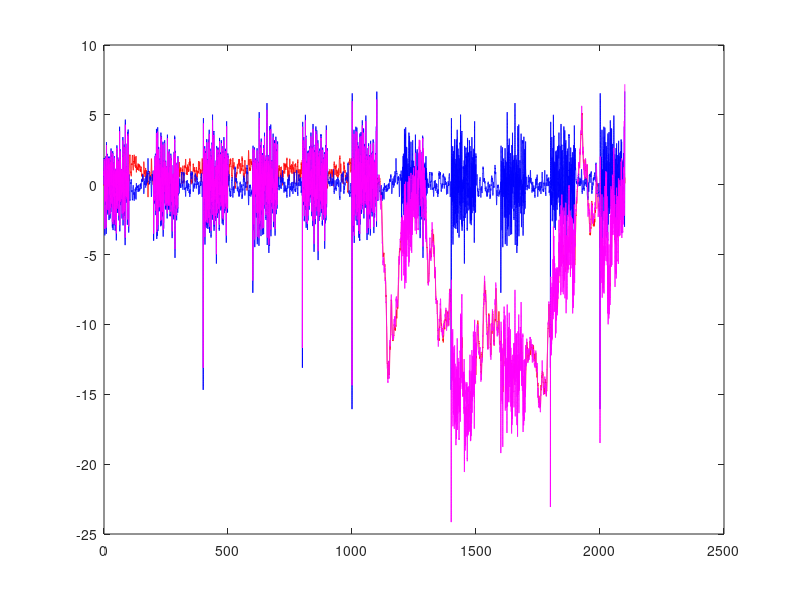

MATLAB code to generate this figure: (Note: this script raises an error after producing the figure.)
%Brain_Open_07.m
%Project Title: An agent based model of motor adaption in larval zebrafish
%Description: Open loop CTRNN model showing motor adaption of 
%Francis Poole
%10.8.14

close all;
clc;
clear;

%Init
dt = 0.01; %Time step (0.01)
replayT = 1000; %Amount of replay time
phases = 10; %Number of different gain phases in recorded (replay) time
T = (replayT / phases) + (replayT * 2); %Total amount of time. Initial unrecorded single phase time plus recorded time plus replay time
phaseTime = replayT/phases;
time = dt:dt:T; %Time array
tau_b = 1; %Time scale (1)

M(1) = 0; %Motor node start (0)
S(1) = 0; %Sensor node start (0)

w_M = 0; %Motor weight (0)
w_S = 0; %Sensor weight (0)
w_MS = 1; %Motor <- Sensor weight (1)
w_SM = 1; %Sensor <- Motor weight (1)

flow_V = -1; %Flow velocity of water
swim_V(1) = 0; %Swim velocity of fish. Start at rest (0)

fish_X(1) = 0; %Starting fish x position (0)

%Gain parameter
high = 1;
low = 10;
K(1:(replayT/phases)/dt) = low; %Initial phase
for n = 1:2:phases %Loop through phase pairs
    K(((replayT/phases)*n)/dt + 1:((replayT/phases)*(n+1))/dt) = high; %Set high gain phase
    K(((replayT/phases)*(n+1))/dt + 1:((replayT/phases)*(n+2))/dt) = low; %Set low gain phase
end

%Closed loop swim
for t = 1:(T - replayT)/dt - 1
    M(t+1) = M(t) + 1/tau_b * dt * (-M(t) + w_M * M(t) + w_MS * S(t)); %Update motor node
    S(t+1) = S(t) + 1/tau_b * dt * (-S(t) + w_S * S(t) + w_SM * M(t) - (swim_V(t) + flow_V) + randn / sqrt(dt)); %Update sensor node
    X1(t+1) =  w_SM * M(t);
    X2(t+1) = -(swim_V(t) + flow_V);
    swim_V(t+1) = K(t+1) * M(t+1); %Update swim velocity
    fish_X(t+1) = fish_X(t) + dt * (swim_V(t) + flow_V); %Update fish position
end

%Open loop swim
for t = (T - replayT)/dt:T/dt - 1
    M(t+1) = M(t) + 1/tau_b * dt * (-M(t) + w_M * M(t) + w_MS * S(t)); %Update motor node
    S(t+1) = S(t) + 1/tau_b * dt * (-S(t) + w_S * S(t) + w_SM * M(t) - (swim_V(t-replayT/dt+1) + flow_V) + randn / sqrt(dt));
    X1(t+1) =  w_SM * M(t);
    X2(t+1) = -(swim_V(t-replayT/dt+1) + flow_V);
    swim_V(t+1) = K(t-replayT/dt) * M(t+1); %Update swim velocity
    fish_X(t+1) = fish_X(t) + dt * (swim_V(t) + flow_V); %Update fish position
end


figure;
plot(time,X1,'r');
hold on
plot(time,X2,'b');
plot(time,X1+X2,'m');
hold off

%Fourrier Transform
[powerClosed,f,AS] = cb_FFT(M((T-replayT-replayT)/dt:(T-replayT)/dt),dt);
[powerOpen,f,AS] = cb_FFT(M((T-replayT)/dt:(T)/dt),dt);

%Calculate Correlations
closedCorrelation = corr(M((T-replayT-replayT)/dt:(T-replayT)/dt)',S((T-replayT-replayT)/dt:(T-replayT)/dt)')
openCorrelation = corr(M((T-replayT)/dt:(T)/dt)',S((T-replayT)/dt:(T)/dt)')
fourrierCorrelation = corr(powerClosed',powerOpen')

    %PLOTTING
%Plot 1
%Power and Correlation
figure()
subplot(1,2,1)
bar([mean(powerOpen) mean(powerClosed)])
set(gca,'XTickLabel',{'Replay', 'Closed'})
title('Power')
subplot(1,2,2)
bar([abs(openCorrelation) abs(closedCorrelation)])
set(gca,'XTickLabel',{'Replay', 'Closed'})
title('Correlation')

% 
% %Plot 2
% %Fish Position
% figure()
% %Draw phases
% area([0,(replayT/phases)],[50,50],-50,'FaceColor',[0.9,0.9,0.9],'LineStyle','none')
% hold on;
% for n = 1:2:phases
%     area([(replayT/phases)*n, (replayT/phases)*(n+1)],[50,50],-50,'FaceColor','w','LineStyle','none')
%     area([(replayT/phases)*(n+1), (replayT/phases)*(n+2)],[50,50],-50,'FaceColor',[0.9,0.9,0.9],'LineStyle','none')
% end
% area([T-replayT,T],[50,50],-50,'FaceColor',[1,1,0.8],'LineStyle','none')
% %Plot graph
% plot(time,fish_X,'g');
% axis([0,T,-50,50])
% hold off;
% title('Fish Position');
% 
% %Relative Velocity
% figure()
% %Draw phases
% area([0,(replayT/phases)],[50,50],-50,'FaceColor',[0.9,0.9,0.9],'LineStyle','none')
% hold on;
% for n = 1:2:phases
%     area([(replayT/phases)*n, (replayT/phases)*(n+1)],[50,50],-50,'FaceColor','w','LineStyle','none')
%     area([(replayT/phases)*(n+1), (replayT/phases)*(n+2)],[50,50],-50,'FaceColor',[0.9,0.9,0.9],'LineStyle','none')
% end
% area([T-replayT,T],[50,50],-50,'FaceColor',[1,1,0.8],'LineStyle','none')
% plot(time,flow_V+swim_V);
% hold off
% ylim([-10,10]);
% xlim([0,T]);
% title('Relative Velocity');
% 
% %Sensor
% figure()
% %Draw phases
% area([0,(replayT/phases)],[max(S),max(S)],min(S),'FaceColor',[0.9,0.9,0.9],'LineStyle','none')
% hold on;
% for n = 1:2:phases
%     area([(replayT/phases)*n, (replayT/phases)*(n+1)],[max(S),max(S)],min(S),'FaceColor','w','LineStyle','none')
%     area([(replayT/phases)*(n+1), (replayT/phases)*(n+2)],[max(S),max(S)],min(S),'FaceColor',[0.9,0.9,0.9],'LineStyle','none')
% end
% area([T-replayT,T],[max(S),max(S)],min(S),'FaceColor',[1,1,0.8],'LineStyle','none')
% plot(time, S)
% hold off;
% ylim([min(S),max(S)]);
% xlim([0,T]);
% title('Sensor');
% 
% %Motor
% figure()
% %Draw phases
% area([0,(replayT/phases)],[max(M),max(M)],min(M),'FaceColor',[0.9,0.9,0.9],'LineStyle','none')
% hold on;
% for n = 1:2:phases
%     area([(replayT/phases)*n, (replayT/phases)*(n+1)],[max(M),max(M)],min(M),'FaceColor','w','LineStyle','none')
%     area([(replayT/phases)*(n+1), (replayT/phases)*(n+2)],[max(M),max(M)],min(M),'FaceColor',[0.9,0.9,0.9],'LineStyle','none')
% end
% area([T-replayT,T],[max(M),max(M)],min(M),'FaceColor',[1,1,0.8],'LineStyle','none')
% plot(time, M);
% hold off;
% ylim([min(M),max(M)]);
% xlim([0,T]);
% title('Motor');
% 
% %Closed vs Open (replay) comaprison
% % figure();
% % plot(time((T-replayT-replayT)/dt:(T-replayT)/dt), M((T-replayT-replayT)/dt:(T-replayT)/dt));
% % hold on
% % plot(time((T-replayT-replayT)/dt:(T-replayT)/dt), M((T-replayT)/dt:(T)/dt),'g');
% % hold off
% 
% %Plot fourriers
% figure()
% plot(f,powerClosed,'r');
% hold on
% plot(f,powerOpen);
% hold off
% legend('Closed','Replay');
% xlim([0 0.1])
% title('Fourriers');

